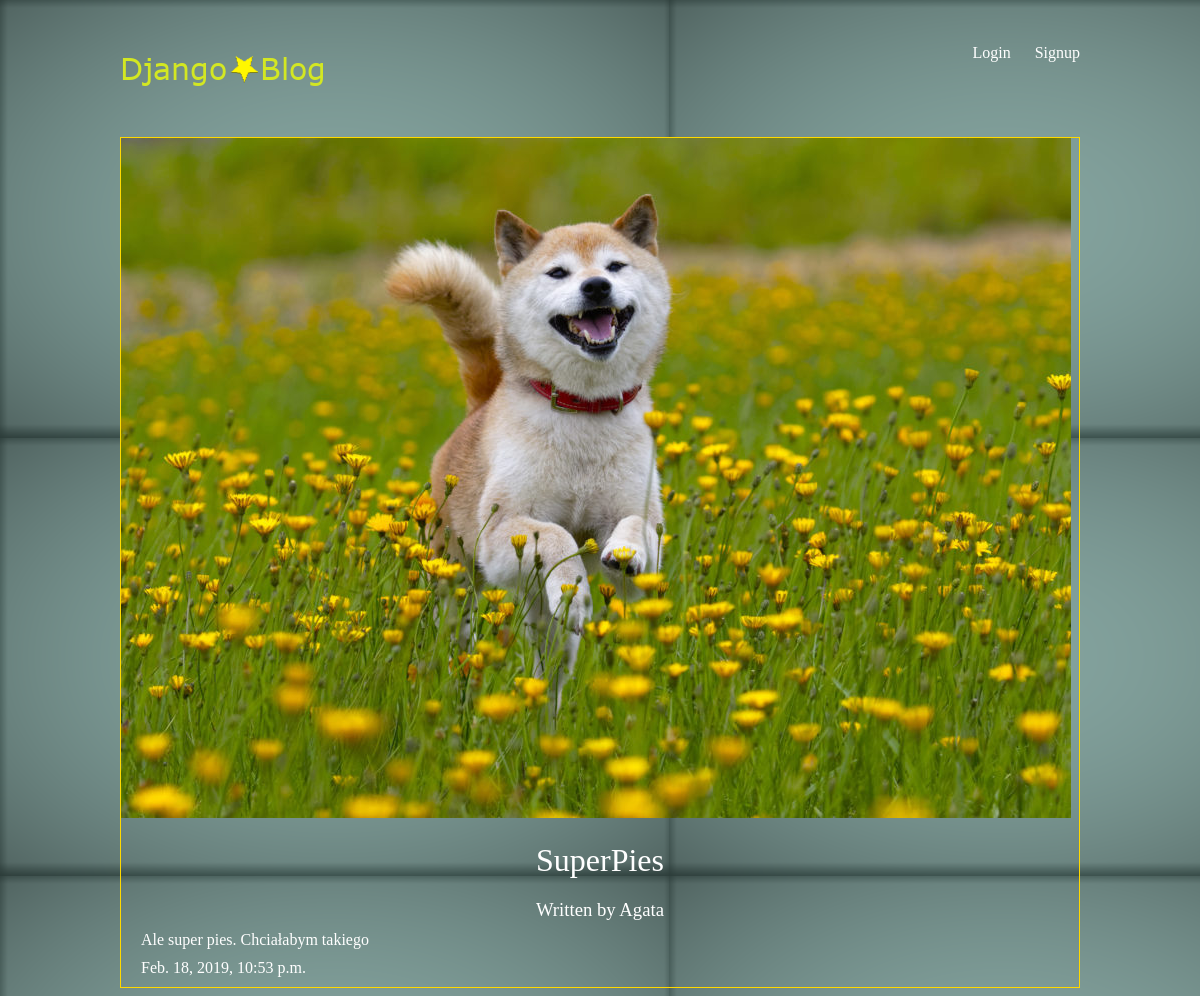
The app's page /articles/superpies/ with its own data.
### articles/models.py (models this page shows, shortened)
class Article(models.Model):
    title = models.CharField(max_length=100)
    slug = models.SlugField()
    body = models.TextField()
    date = models.DateTimeField(auto_now_add=True)
    thumb = models.ImageField(default='default.png', blank=True)
    author = models.ForeignKey(User, on_delete=models.CASCADE)

### articles/views.py (the view)
# urls.py: url(r'^(?P<slug>[\w-]+)/$', views.article_detail, name="detail"),
def article_detail(request, slug):
    article = Article.objects.get(slug=slug)
    return render(request, 'articles/article_detail.html', { 'article': article })

### articles/templates/articles/article_detail.html (shortened to what this page needs)
{% extends 'base_layout.html' %}
{% block content %}
<div class="article-detail">
    <div class="article">
        <img src="{{ article.thumb.url }}" />
        <h2>{{ article.title }}</h2>
        <h3>Written by {{ article.author.username }}</h3>
        <p>{{ article.body }}</p>
        <p>{{ article.date }}</p>
    </div>
</div>
{% endblock %}

### assets/styles.css (style rules this page uses)
body { background-color: #0f121f; background-image: url(/static/stars.png); background-repeat-y: no-repeat; color: #fff; }
body * { font-family: Ubuntu; }
h2, h3, h4, h5 { font-weight: normal; margin: 0; }
.article { padding: 10px; border: 1px solid #ffd900; position: relative; padding-bottom: 40px; }
.article h2 { font-size: 1.2em; }
.article-detail .article { padding: 0; }
.article-detail .article img { max-width: 100%; }
.article-detail .article h2 { text-align: center; margin: 20px auto; font-size: 2em }
.article-detail .article h3 { text-align: center; }
.article-detail .article p { margin: 10px 20px }

### records on screen
Article: thumb (picture), title "SuperPies", author.username "Agata", body "Ale super pies. Chciałabym takiego", date "Feb. 18, 2019, 10:53 p.m."
